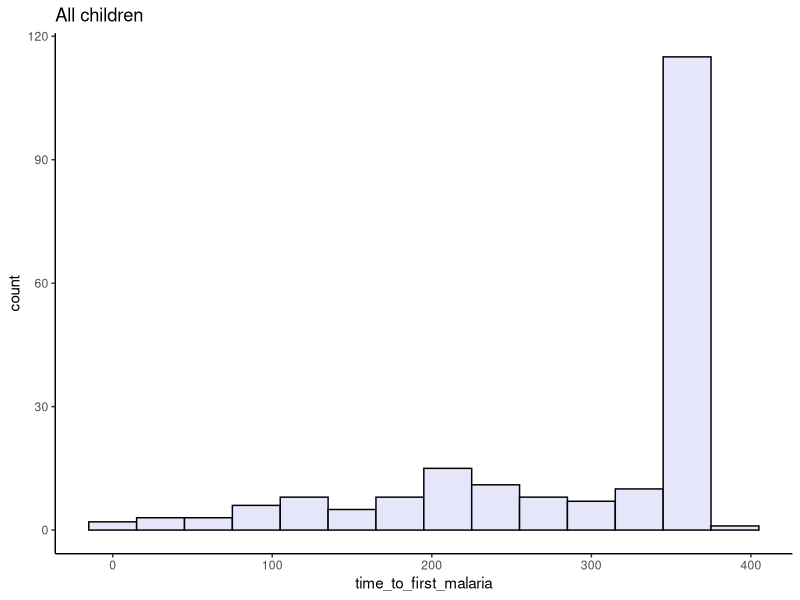
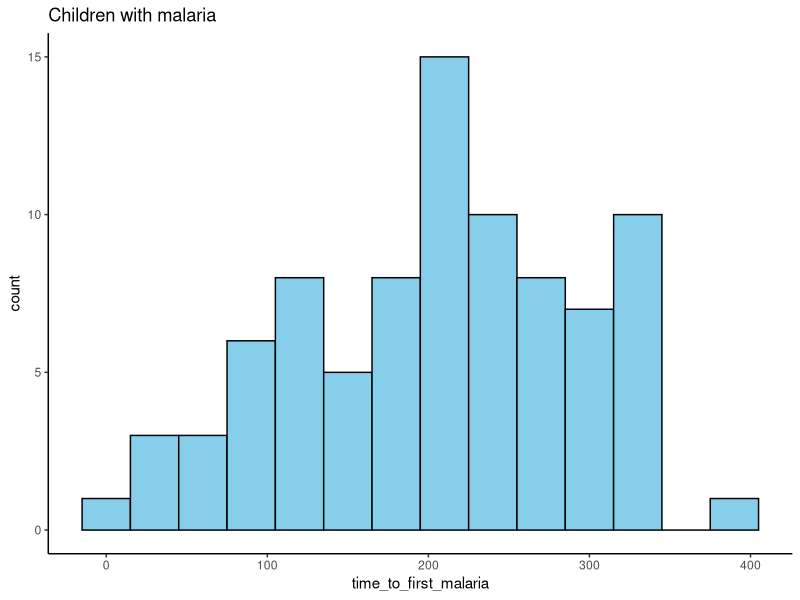
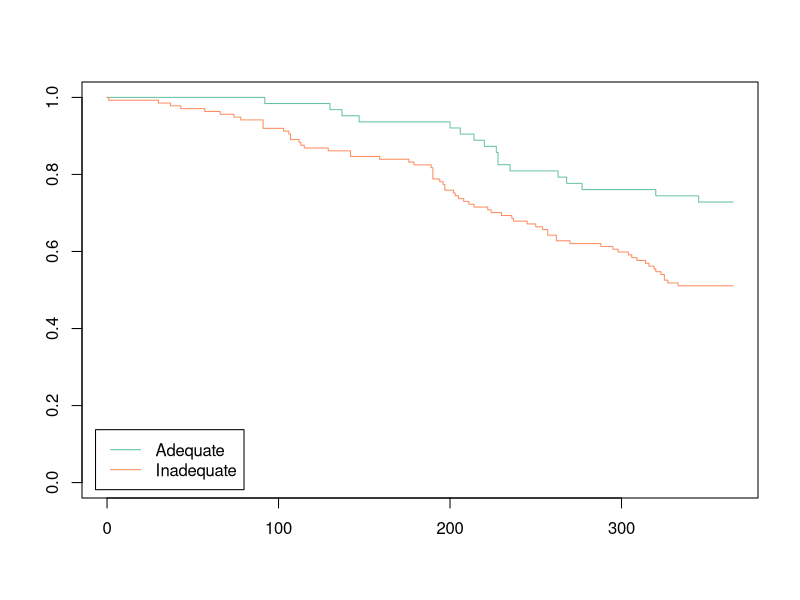
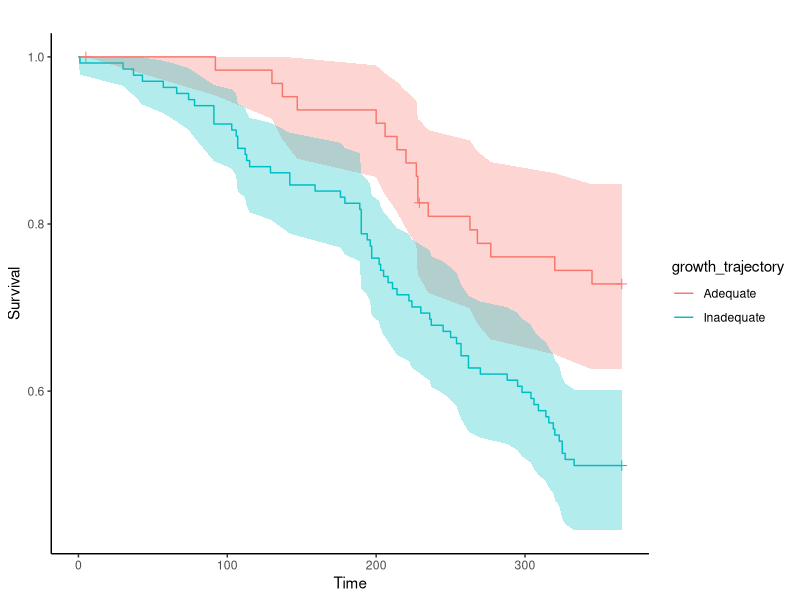
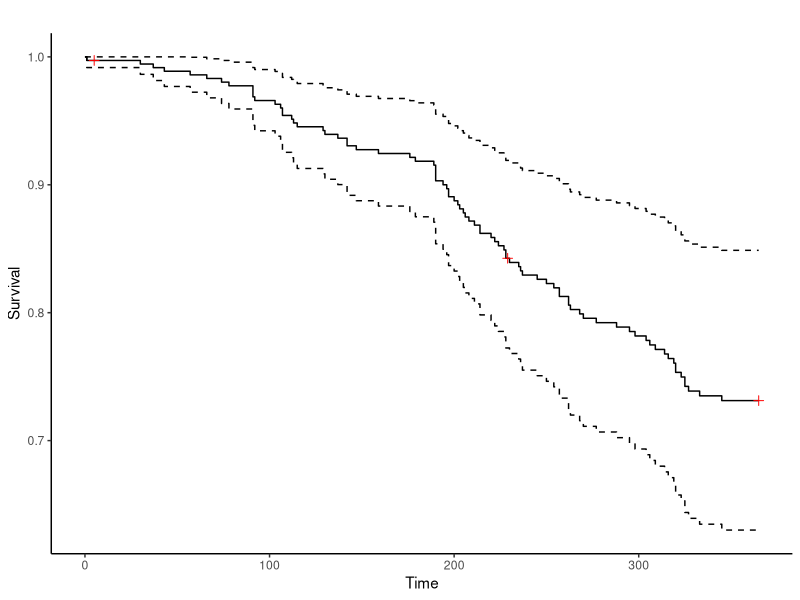
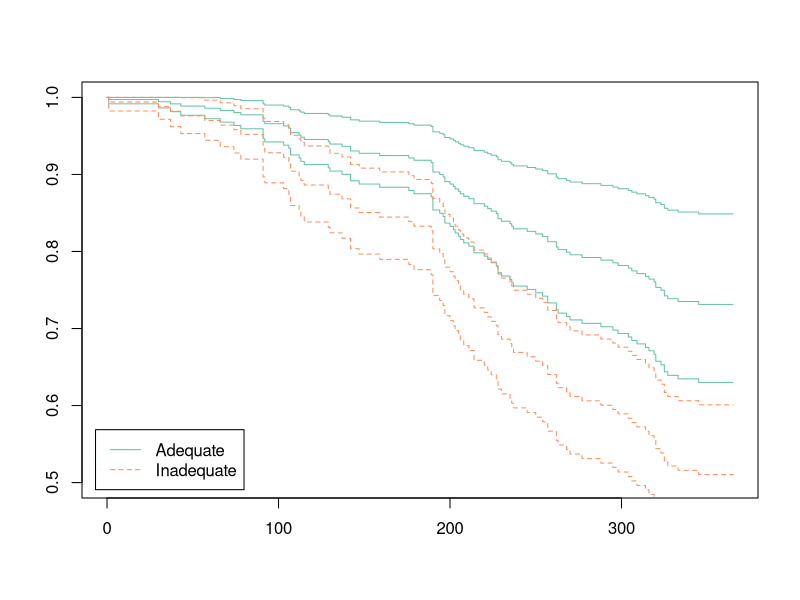
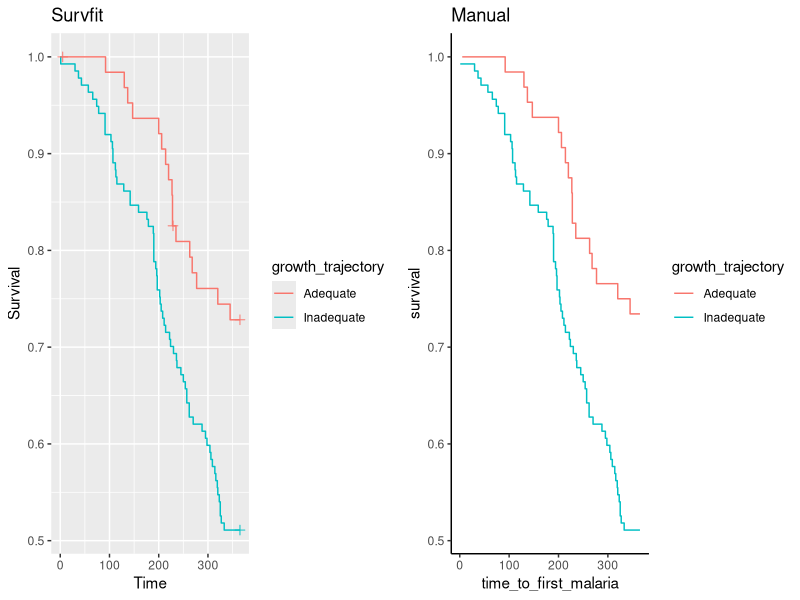
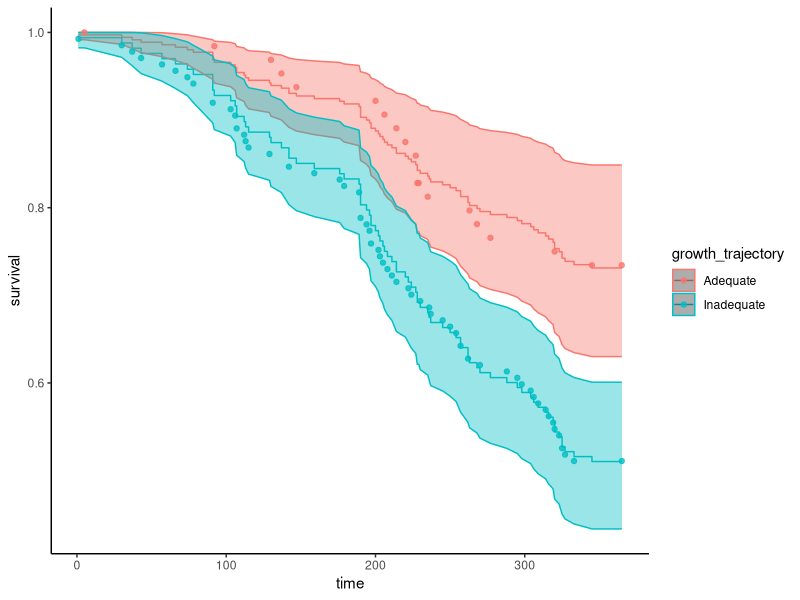

Here is the R script that generated these plots, in order:
## ---- chunk 1
library(survival)
library(data.table)
library(RColorBrewer)
library(ggplot2)
library(GGally)
library(parameters)
library(gridExtra)

COLS <- brewer.pal(3, "Set2")

# Setting personal working directory
os <-  "pc"

if(os  == "mac"){
  setwd("~/Documents/OneDrive - UW/PhD/GH Teaching Assistant/Data")
} else {
  setwd("C:/Users/ctroeger/OneDrive - UW/PhD/GH Teaching Assistant/Data/")
}

# Read in data
dt <- fread("Nutrimal_supp.csv")

head(dt)

## ---- chunk 2
ggplot(dt, aes(x = time_to_first_malaria)) + 
  geom_histogram(binwidth = 30, col = "black", fill = "lavender") + theme_classic() + ggtitle("All children")

ggplot(dt[malariasn1 == "sim"], aes(x = time_to_first_malaria)) + 
  geom_histogram(binwidth = 30, col = "black", fill = "skyblue") + theme_classic() + ggtitle("Children with malaria")
## ---- chunk 3
# Survival analysis time_to_first_malaria
# set malaria as the outcome
dt$malaria <- ifelse(dt$malariasn1 == "sim", 1, 0)
dt$anemia_entrance <- ifelse(dt$anemia_entrada == "99", NA,
                             ifelse(dt$anemia_entrada == "sim", 1, 0))
dt <- dt[time_to_first_malaria <= 365]
dt[, growth_trajectory := ifelse(diagvelocidadecres == "adequada",
                                 "Adequate", "Inadequate")]


hcurves <- survfit(Surv(time_to_first_malaria, malaria) ~ growth_trajectory, data = dt)

# plot.survfit() is much more efficient to plot the hazard curves
plot(survfit(Surv(time_to_first_malaria, malaria) ~ growth_trajectory, data = dt),col=COLS[1:2], ylim=c(0, 1))
legend("bottomleft", legend=c("Adequate","Inadequate"), lty=c(1 ,1), inset=0.02,col=COLS[1:2])

# There is also a ggplot function in the package GGally
ggsurv(hcurves) + geom_ribbon(aes(ymin=low,ymax=up,fill=group),alpha=0.3) +
  theme_classic() + guides(fill = "none")
## ---- chunk 4
cmod <- coxph(Surv(time_to_first_malaria, malaria) ~ growth_trajectory, data = dt)
summary(cmod)

ggsurv(survfit(cmod)) + theme_classic()
## ---- chunk 5
cox_fit <- survfit(cmod, newdata = data.frame(growth_trajectory = c("Adequate", "Inadequate")))

plot(cox_fit,mark=NA,conf.int=TRUE,col=COLS[1:2],lty=c(1,2), ylim = c(0.5,1))
legend("bottomleft", legend=c("Adequate", "Inadequate"), lty=c(1 ,2), inset=0.02,col=COLS[1:2])
## ---- chunk 6
my_data <- dt[, lapply(.SD, function(x) sum(x)),
              .SDcols = c("malaria"),
              by = c("time_to_first_malaria","growth_trajectory")]
my_data <- my_data[order(time_to_first_malaria)]

n_inadequate <- 137
n_adequate <- 64
my_data[, children := ifelse(growth_trajectory == "Inadequate",
                              n_inadequate, n_adequate)]

my_data[, events := cumsum(malaria), by = "growth_trajectory"]
my_data[, survival := 1 - events / children]

a <- ggsurv(hcurves) + ggtitle("Survfit")
b <- ggplot(my_data, aes(x = time_to_first_malaria, y = survival, col = growth_trajectory)) + geom_step() + theme_classic() + ggtitle("Manual")

grid.arrange(a, b, ncol = 2)
## ---- chunk 7

my_estimate <- data.frame(time = rep(cox_fit$time, ncol(cox_fit$surv)),
                      survival = c(cox_fit$surv[,1], cox_fit$surv[,2]),
                      lower = c(cox_fit$lower[,1], cox_fit$lower[,2]),
                      upper = c(cox_fit$upper[,1], cox_fit$upper[,2]),
                      growth_trajectory = c(rep("Adequate", length(cox_fit$time)),
                                            rep("Inadequate", length(cox_fit$time))))

ggplot(my_estimate, aes(x = time, y = survival, col = growth_trajectory)) +
  geom_step() + geom_ribbon(aes(ymin = lower, ymax = upper, fill = growth_trajectory), alpha = 0.4) + guides(fill = "none") +
  geom_point(data = my_data, aes(x = time_to_first_malaria, y = survival,
                                 col = growth_trajectory), alpha = 0.8) +
  theme_classic()

## ---- chunk 8
gmod <- glm(malaria ~ growth_trajectory, data = dt, family = binomial(link = "log"))

print_md(model_parameters(cmod, exponentiate = T))
print_md(model_parameters(gmod, exponentiate = T))
